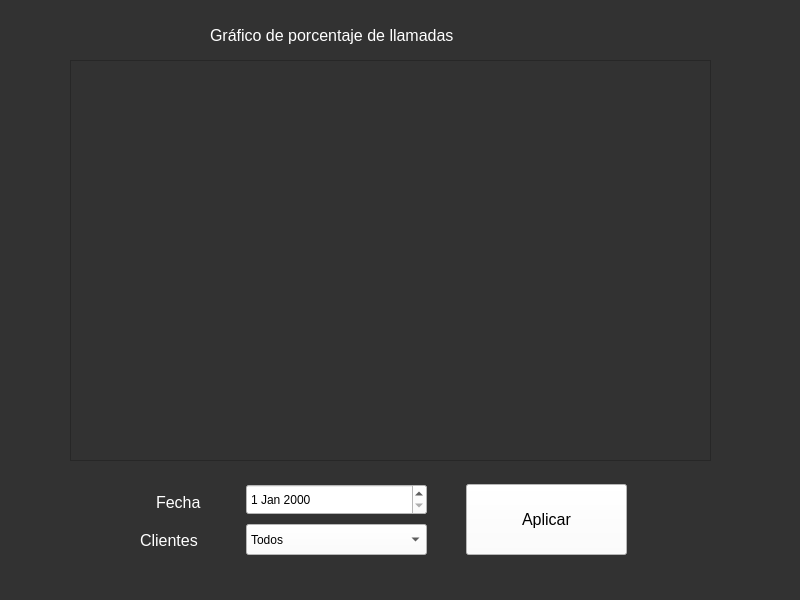
<?xml version="1.0" encoding="UTF-8"?>
<ui version="4.0">
 <class>MainWindow</class>
 <widget class="QMainWindow" name="MainWindow">
  <property name="geometry">
   <rect>
    <x>0</x>
    <y>0</y>
    <width>800</width>
    <height>600</height>
   </rect>
  </property>
  <property name="maximumSize">
   <size>
    <width>800</width>
    <height>600</height>
   </size>
  </property>
  <property name="windowTitle">
   <string>MainWindow</string>
  </property>
  <property name="styleSheet">
   <string notr="true">background-color: rgb(50, 50, 50);</string>
  </property>
  <widget class="QWidget" name="centralwidget">
   <widget class="QGraphicsView" name="graphicsView">
    <property name="geometry">
     <rect>
      <x>70</x>
      <y>60</y>
      <width>641</width>
      <height>401</height>
     </rect>
    </property>
   </widget>
   <widget class="QDateEdit" name="dateEdit">
    <property name="geometry">
     <rect>
      <x>246</x>
      <y>484</y>
      <width>181</width>
      <height>31</height>
     </rect>
    </property>
    <property name="styleSheet">
     <string notr="true">background-color: rgb(255, 255, 255);</string>
    </property>
   </widget>
   <widget class="QPushButton" name="pushButton">
    <property name="geometry">
     <rect>
      <x>466</x>
      <y>484</y>
      <width>161</width>
      <height>71</height>
     </rect>
    </property>
    <property name="font">
     <font>
      <family>Arial</family>
      <pointsize>12</pointsize>
     </font>
    </property>
    <property name="styleSheet">
     <string notr="true">background-color: rgb(255, 255, 255);</string>
    </property>
    <property name="text">
     <string>Aplicar</string>
    </property>
   </widget>
   <widget class="QLabel" name="logog3">
    <property name="geometry">
     <rect>
      <x>690</x>
      <y>0</y>
      <width>111</width>
      <height>71</height>
     </rect>
    </property>
    <property name="text">
     <string/>
    </property>
    <property name="pixmap">
     <pixmap>E:/Descargas/WeCollect.png</pixmap>
    </property>
    <property name="scaledContents">
     <bool>true</bool>
    </property>
   </widget>
   <widget class="QLabel" name="labelg3">
    <property name="geometry">
     <rect>
      <x>210</x>
      <y>10</y>
      <width>431</width>
      <height>51</height>
     </rect>
    </property>
    <property name="font">
     <font>
      <family>Arial</family>
      <pointsize>12</pointsize>
     </font>
    </property>
    <property name="styleSheet">
     <string notr="true">color: rgb(255, 255, 255);</string>
    </property>
    <property name="text">
     <string>Gráfico de porcentaje de llamadas</string>
    </property>
   </widget>
   <widget class="QComboBox" name="comboBox">
    <property name="geometry">
     <rect>
      <x>246</x>
      <y>524</y>
      <width>181</width>
      <height>31</height>
     </rect>
    </property>
    <property name="styleSheet">
     <string notr="true">background-color: rgb(255, 255, 255);</string>
    </property>
    <item>
     <property name="text">
      <string>Todos</string>
     </property>
    </item>
   </widget>
   <widget class="QLabel" name="label">
    <property name="geometry">
     <rect>
      <x>156</x>
      <y>494</y>
      <width>55</width>
      <height>16</height>
     </rect>
    </property>
    <property name="font">
     <font>
      <family>Arial</family>
      <pointsize>12</pointsize>
     </font>
    </property>
    <property name="styleSheet">
     <string notr="true">color: rgb(255, 255, 255);</string>
    </property>
    <property name="text">
     <string>Fecha</string>
    </property>
   </widget>
   <widget class="QLabel" name="label_2">
    <property name="geometry">
     <rect>
      <x>140</x>
      <y>530</y>
      <width>71</width>
      <height>20</height>
     </rect>
    </property>
    <property name="font">
     <font>
      <family>Arial</family>
      <pointsize>12</pointsize>
     </font>
    </property>
    <property name="styleSheet">
     <string notr="true">color: rgb(255, 255, 255);</string>
    </property>
    <property name="text">
     <string>Clientes</string>
    </property>
   </widget>
   <zorder>dateEdit</zorder>
   <zorder>pushButton</zorder>
   <zorder>logog3</zorder>
   <zorder>labelg3</zorder>
   <zorder>comboBox</zorder>
   <zorder>label</zorder>
   <zorder>label_2</zorder>
   <zorder>graphicsView</zorder>
  </widget>
  <widget class="QMenuBar" name="menubar">
   <property name="geometry">
    <rect>
     <x>0</x>
     <y>0</y>
     <width>800</width>
     <height>21</height>
    </rect>
   </property>
  </widget>
  <widget class="QStatusBar" name="statusbar"/>
 </widget>
 <resources/>
 <connections/>
</ui>
